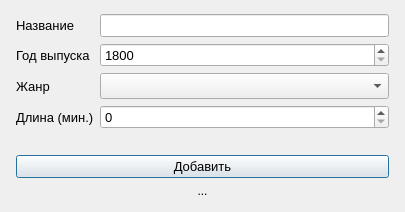
<?xml version="1.0" encoding="UTF-8"?>
<ui version="4.0">
 <class>Dialog</class>
 <widget class="QDialog" name="Dialog">
  <property name="geometry">
   <rect>
    <x>0</x>
    <y>0</y>
    <width>405</width>
    <height>212</height>
   </rect>
  </property>
  <property name="windowTitle">
   <string>Добавление фильма</string>
  </property>
  <property name="modal">
   <bool>true</bool>
  </property>
  <layout class="QVBoxLayout" name="verticalLayout">
   <item>
    <layout class="QFormLayout" name="formLayout">
     <property name="leftMargin">
      <number>5</number>
     </property>
     <property name="topMargin">
      <number>3</number>
     </property>
     <property name="rightMargin">
      <number>5</number>
     </property>
     <property name="bottomMargin">
      <number>3</number>
     </property>
     <item row="0" column="1">
      <widget class="QLineEdit" name="lE_Name">
       <property name="font">
        <font>
         <pointsize>10</pointsize>
        </font>
       </property>
      </widget>
     </item>
     <item row="0" column="0">
      <widget class="QLabel" name="label">
       <property name="font">
        <font>
         <pointsize>10</pointsize>
        </font>
       </property>
       <property name="text">
        <string>Название</string>
       </property>
      </widget>
     </item>
     <item row="1" column="0">
      <widget class="QLabel" name="label_2">
       <property name="font">
        <font>
         <pointsize>10</pointsize>
        </font>
       </property>
       <property name="text">
        <string>Год выпуска </string>
       </property>
      </widget>
     </item>
     <item row="2" column="1">
      <widget class="QComboBox" name="cB_Genre">
       <property name="font">
        <font>
         <pointsize>11</pointsize>
        </font>
       </property>
      </widget>
     </item>
     <item row="2" column="0">
      <widget class="QLabel" name="label_3">
       <property name="font">
        <font>
         <pointsize>10</pointsize>
        </font>
       </property>
       <property name="text">
        <string>Жанр</string>
       </property>
      </widget>
     </item>
     <item row="3" column="0">
      <widget class="QLabel" name="label_4">
       <property name="font">
        <font>
         <pointsize>10</pointsize>
        </font>
       </property>
       <property name="text">
        <string>Длина (мин.)</string>
       </property>
      </widget>
     </item>
     <item row="5" column="0" colspan="2">
      <widget class="QPushButton" name="pB_Accept">
       <property name="font">
        <font>
         <pointsize>10</pointsize>
        </font>
       </property>
       <property name="text">
        <string>Добавить</string>
       </property>
      </widget>
     </item>
     <item row="6" column="0" colspan="2">
      <widget class="QLabel" name="label_Status">
       <property name="text">
        <string>...</string>
       </property>
       <property name="alignment">
        <set>Qt::AlignCenter</set>
       </property>
      </widget>
     </item>
     <item row="1" column="1">
      <widget class="QSpinBox" name="sB_Year">
       <property name="font">
        <font>
         <pointsize>10</pointsize>
        </font>
       </property>
       <property name="minimum">
        <number>1800</number>
       </property>
       <property name="maximum">
        <number>9999</number>
       </property>
      </widget>
     </item>
     <item row="4" column="0" colspan="2">
      <spacer name="verticalSpacer">
       <property name="orientation">
        <enum>Qt::Vertical</enum>
       </property>
       <property name="sizeHint" stdset="0">
        <size>
         <width>20</width>
         <height>40</height>
        </size>
       </property>
      </spacer>
     </item>
     <item row="3" column="1">
      <widget class="QSpinBox" name="sB_Length">
       <property name="font">
        <font>
         <pointsize>10</pointsize>
        </font>
       </property>
       <property name="maximum">
        <number>1000</number>
       </property>
      </widget>
     </item>
    </layout>
   </item>
  </layout>
 </widget>
 <resources/>
 <connections/>
</ui>
